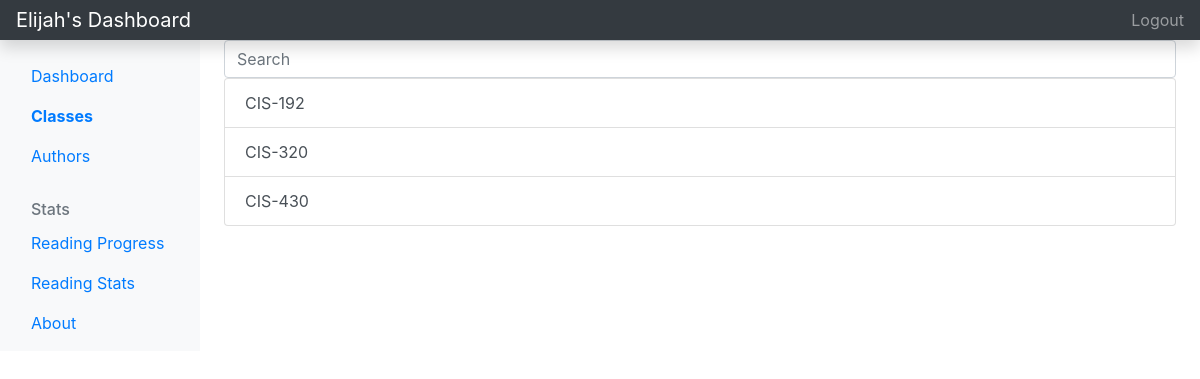
/classes/ (signed in), run on the app's committed database.
### main/models.py (models this page shows, shortened)
class User(AbstractUser):
    courses = models.ManyToManyField(Course, related_name="user") # courses the user is taking
    papers = models.ManyToManyField(Paper, related_name="user") # the papers the user has added

class Course(models.Model):
    name = models.CharField(max_length=12) # name of the class
    isClassActive = models.BooleanField() # is the currently active, not a previously taken class

### main/views.py (the view)
# urls.py: path('classes/', classes_view),
def classes_view(request):
    if not request.user.is_authenticated:
        return redirect('/accounts?needLogin=True')
    classes = request.user.courses.all()
    papers = request.user.papers.all().order_by('dueDate')
    return render(request, 'classes.html', {'classes': classes, 'papers': papers})

### main/templates/classes.html (shortened to what this page needs)
<!doctype html>
<html lang="en">
<head>
    <link rel="stylesheet" href="https://cdn.jsdelivr.net/npm/bootstrap@4.5.3/dist/css/bootstrap.min.css"
>
</head>
<body>
    <header class="navbar navbar-dark sticky-top bg-dark flex-md-nowrap p-0 shadow">
        <a class="navbar-brand col-md-3 col-lg-2 me-0 px-3" href="/dashboard">{{request.user.username}}'s Dashboard</a>
        <ul class="navbar-nav px-3">
            <li class="nav-item text-nowrap">
                <a class="nav-link" href="/logout">Logout</a>
            </li>
        </ul>
    </header>
    <div class="container-fluid">
        <div class="row">
            <nav id="sidebarMenu" class="col-md-3 col-lg-2 d-md-block bg-light sidebar collapse">
                <div class="position-sticky pt-3">
                    <ul class="nav flex-column">
                        <li class="nav-item">
                            <a class="nav-link" aria-current="page" href="/">
                                Dashboard
                            </a>
                        </li>
                        <li class="nav-item">
                            <a class="nav-link active" href="/classes">
                                Classes
                            </a>
                        </li>
                        <li class="nav-item">
                            <a class="nav-link" href="/authors">
                                Authors
                            </a>
                        </li>
                    </ul>
                    <h6
                        class="sidebar-heading d-flex justify-content-between align-items-center px-3 mt-4 mb-1 text-muted">
                        <span>Stats</span>
                    </h6>
                    <ul class="nav flex-column mb-2">
                        <li class="nav-item">
                            <a class="nav-link" href="/readingProgress">
                                Reading Progress
                            </a>
                        </li>
                        <li class="nav-item">
                            <a class="nav-link" href="/readingStats">
                                Reading Stats
                            </a>
                        </li>
                        <li class="nav-item">
                            <a class="nav-link" aria-current="page" href="/about">
                                About
                            </a>
                        </li>
                    </ul>
                </div>
            </nav>
            <main class="col-md-9 ms-sm-auto col-lg-10 px-md-4">
                <input id="searchbar" class="form-control mr-sm-2" type="search" placeholder="Search" aria-label="Search">
                <div id="allClasses" class="list-group">
                    {% for class in classes%}
                    <a class="list-group-item list-group-item-action" href="/classReadings?name={{class.name}}">
                        {{class.name}}
                    </a>
                    {% endfor %}
                </div>
            </main>
        </div>
    </div>
</body>
</html>

### main/templates/classes.html (style rules this page uses)
.active { font-weight: bold; }

### data on the page
User: user.username "Elijah"
Course: name "CIS-192"
Course: name "CIS-320"
Course: name "CIS-430"
